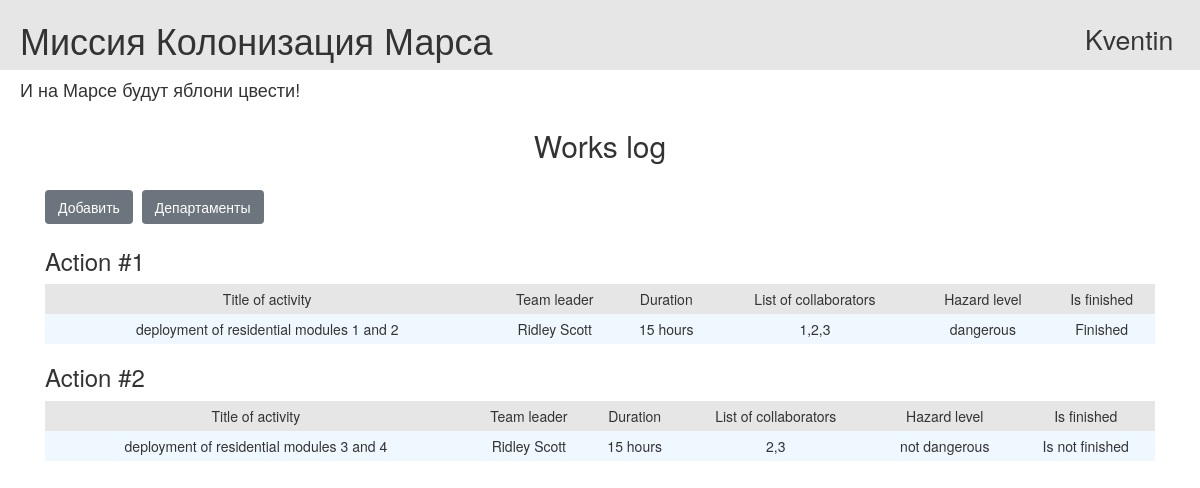
/ (signed in), run on the app's committed database.
### data/users.py (models this page shows, shortened)
class User(SqlAlchemyBase, UserMixin, SerializerMixin):
    __tablename__ = 'users'
    id = sqlalchemy.Column(sqlalchemy.Integer,
                           primary_key=True, autoincrement=True)
    surname = sqlalchemy.Column(sqlalchemy.String, nullable=True)
    name = sqlalchemy.Column(sqlalchemy.String, nullable=True)
    age = sqlalchemy.Column(sqlalchemy.Integer, nullable=True)
    position = sqlalchemy.Column(sqlalchemy.String, nullable=True)
    speciality = sqlalchemy.Column(sqlalchemy.String, nullable=True)
    address = sqlalchemy.Column(sqlalchemy.String, nullable=True)
    email = sqlalchemy.Column(sqlalchemy.String,
                              index=True, unique=True, nullable=True)
    hashed_password = sqlalchemy.Column(sqlalchemy.String, nullable=True)
    city_from = sqlalchemy.Column(sqlalchemy.String, nullable=True)
    modified_date = sqlalchemy.Column(sqlalchemy.DateTime,
                                      default=datetime.datetime.now)

### data/jobs.py (models this page shows)
class Job(SqlAlchemyBase, SerializerMixin):
    __tablename__ = 'jobs'
    id = sqlalchemy.Column(sqlalchemy.Integer,
                           primary_key=True, autoincrement=True)
    team_leader_id = sqlalchemy.Column(sqlalchemy.Integer,
                                       sqlalchemy.ForeignKey("users.id"))
    team_leader = orm.relationship('User')
    hazard_level_id = sqlalchemy.Column(sqlalchemy.Integer,
                                        sqlalchemy.ForeignKey("hazard_levels.id"))
    hazard_level = orm.relationship('HazardLevels')
    job = sqlalchemy.Column(sqlalchemy.String, nullable=True)
    work_size = sqlalchemy.Column(sqlalchemy.Integer, nullable=True)
    collaborators = sqlalchemy.Column(sqlalchemy.String, nullable=True)
    start_date = sqlalchemy.Column(sqlalchemy.DateTime, default=datetime.datetime.now())
    end_date = sqlalchemy.Column(sqlalchemy.DateTime)
    is_finished = sqlalchemy.Column(sqlalchemy.Boolean, default=False)

### data/hazard_levels.py (models this page shows)
class HazardLevels(SqlAlchemyBase, SerializerMixin):
    __tablename__ = 'hazard_levels'
    id = sqlalchemy.Column(sqlalchemy.Integer, primary_key=True, autoincrement=True)
    name = sqlalchemy.Column(sqlalchemy.String)

### main.py (the view)
@app.route('/')
def works_log():
    jobs = db_sess.query(Job).all()
    return render_template('jobs.html', title='Журнал работ', jobs=jobs)

### data/db_session.py (called while the page is built)
def create_session() -> Session:
    global __factory
    return __factory()

### main.py (called while the page is built)
@login_manager.user_loader
def load_user(user_id: int):
    db_sess = db_session.create_session()
    return db_sess.query(User).get(user_id)

### templates/jobs.html (shortened to what this page needs)
{% extends 'base.html' %}
{% block content %}
    <h2 align="center">Works log</h2>
    {% if current_user.is_authenticated %}
        <div class="edit_jobs">
            <a href="/job" class="btn btn-secondary">Добавить</a>
        </div>
    {% endif %}
    <div class="edit_jobs">
        <a href="/departments" class="btn btn-secondary">Департаменты</a>
    </div>
    {% for job in jobs %}
        <h3>Action #{{ loop.index }}</h3>
        <table class="tbl">
            <tr class="mn">
                <td>Title of activity</td>
                <td>Team leader</td>
                <td>Duration</td>
                <td>List of collaborators</td>
                <td>Hazard level</td>
                <td>Is finished</td>
            </tr>
            <tr>
                <td>{{ job.job }}</td>
                <td>{{ job.team_leader.name }} {{ job.team_leader.surname }}</td>
                <td>{{ job.work_size }} hours</td>
                <td>{{ job.collaborators }}</td>
                <td>{{ job.hazard_level.name }}</td>
                <td>{% if job.is_finished == 0 %} Is not finished {% else %} Finished {% endif %}</td>
            </tr>
        </table>
    {% endfor %}
{% endblock %}

### templates/base.html (shortened to what this page needs)
<!doctype html>
<html lang="en">
<head>
    <link rel="stylesheet"
          href="https://stackpath.bootstrapcdn.com/bootstrap/4.4.1/css/bootstrap.min.css"
>
    <link rel="stylesheet" type="text/css" href="/static/css/style.css">
    <link rel="stylesheet"
        type="text/css"
        href="https://maxcdn.bootstrapcdn.com/bootstrap/3.3.5/css/bootstrap-theme.min.css">
    <link rel="stylesheet"
        type="text/css"
        href="https://maxcdn.bootstrapcdn.com/bootstrap/3.3.5/css/bootstrap.min.css">
</head>
<body>
<div class="first_line">
    <h1 class="first_line_content">Миссия Колонизация Марса</h1>
    {% if current_user.is_authenticated %}
        <a href="/logout" role="button" class="user_name">{{ current_user.name }}</a>
    {% else %}
        <a class="btn btn-outline-primary" href="/login" role="button">Войти</a>
        <a class="btn btn-outline-success" href="/register" role="button">Зарегистрироваться</a>
    {% endif %}
</div>
<h4>И на Марсе будут яблони цвести!</h4>
<main role="main" class="container">
    {% block content %}{% endblock %}
</main>
</body>
</html>

### static/css/style.css (style rules this page uses)
h4 { padding-left: 20px; color: #e6e6e6; }
tr.mn { text-align: center; background-color: #e6e6e6; }
.tbl { width: 100%; text-align: center; background-color: aliceblue; line-height: 30px; }
.first_line { padding-left: 20px; background-color: #e6e6e6 }
.user_name { display: inline-block; float: right; margin-right: 1em; margin-top: 0.75em; font-size: 20pt; color: #363636; }
a { display: inline-block; float: right; margin-right: 5px; margin-top: 1.25em; }
.first_line_content { display: inline-block; }
.edit_jobs { display: inline-block; }

### data on the page
User: name "Kventin"
Job: job "deployment of residential modules 1 and 2", team_leader.name "Ridley", team_leader.surname "Scott", work_size "15", collaborators "1,2,3", hazard_level.name "dangerous", is_finished "Finished"
Job: job "deployment of residential modules 3 and 4", team_leader.name "Ridley", team_leader.surname "Scott", work_size "15", collaborators "2,3", hazard_level.name "not dangerous", is_finished "Is not finished"
